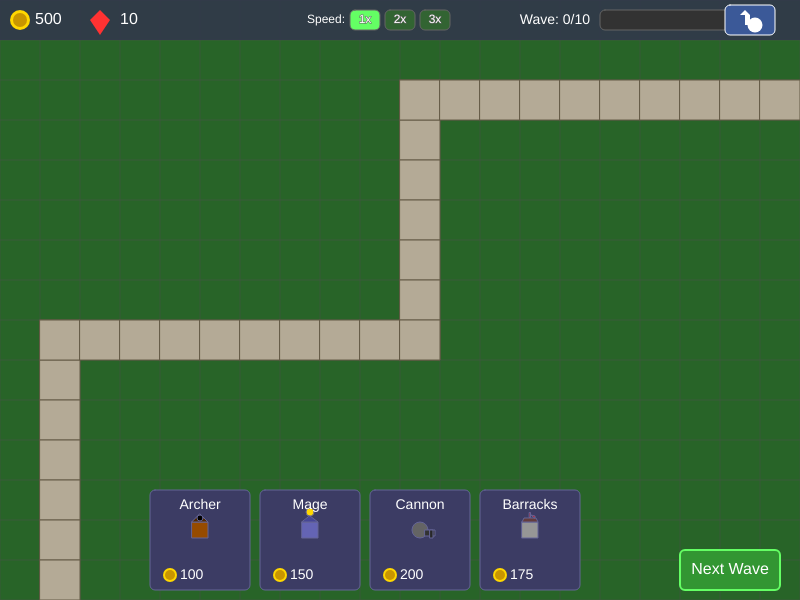
Frame 1 (no input)
Frame 60 (no input): identical to frame 1, image omitted
Frame 120 (the mouse pressed at the canvas centre since frame 60): identical to frame 1, image omitted

The p5.js sketch that drew this single still picture (run headless with seeded random() and noise() and a simulated clock; from frame 60 on, the mouse is pressed at the canvas centre):

// p5.js sketch
// ── sketch.js
// --- Global Variables ---
let towers = [];
let enemies = [];
let projectiles = [];
let particles = [];

let path = []; // Fixed enemy path (waypoints)
let waveManager;
let selectedTowerType = null; // For placing new towers
let selectedTower = null; // For upgrading an existing tower

let gold = 500;
let lives = 10;

let gameState = "build"; // "build" (player placing towers) or "wave" (enemies spawning)
let towerOptions = []; // UI tower choices

// --- Tooltip System ---
let tooltip = {
    text: "",
    x: 0,
    y: 0,
    visible: false,
    timer: 0,
    show: function (text, x, y) {
        this.text = text;
        this.x = x;
        this.y = y;
        this.visible = true;
        this.timer = 120; // Show for 2 seconds (60 frames per second)
    },
    update: function () {
        if (this.visible && this.timer > 0) {
            this.timer--;
            if (this.timer <= 0) {
                this.visible = false;
            }
        }
    },
    draw: function () {
        if (this.visible) {
            push();
            // Draw tooltip background
            fill(50, 50, 80, 230);
            stroke(150, 150, 200);
            strokeWeight(1);
            rectMode(CORNER);

            // Calculate text width for proper sizing
            textSize(12);
            let textW = textWidth(this.text) + 20;
            let textH = 20;

            // Position tooltip near the mouse but ensure it stays on screen
            let tooltipX = this.x;
            let tooltipY = this.y + 20;

            // Keep tooltip on screen
            if (tooltipX + textW > width) tooltipX = width - textW;
            if (tooltipY + textH > height) tooltipY = this.y - textH - 5;

            rect(tooltipX, tooltipY, textW, textH, 5);

            // Draw tooltip text
            fill(255);
            noStroke();
            textAlign(CENTER, CENTER);
            text(this.text, tooltipX + textW / 2, tooltipY + textH / 2);
            pop();
        }
    }
};

// --- Grid System Variables ---
let gridCellSize = 40; // Size of each grid cell
let pathWidth = gridCellSize; // Path is exactly 1x the size of grid cells
let showGrid = true; // Toggle grid visibility

// --- Theme and Visual Settings ---
let gameTheme = "fantasy"; // Options: "fantasy", "cyber", "zombie", "alien"
let gameSpeed = 1; // Game speed multiplier (1x, 2x, 3x)
let particleColors = {
    fantasy: [
        [255, 215, 0],    // Gold
        [148, 0, 211],    // Purple
        [0, 191, 255]     // Deep sky blue
    ],
    hit: [255, 100, 0]    // Hit effect (orange)
};

// --- p5.js Setup ---
function setup() {
    createCanvas(800, 600);

    // Define fixed path using waypoints aligned to grid
    // Each point is at the center of a grid cell
    path = [
        createVector(gridCellSize * 1 + gridCellSize / 2, height - gridCellSize / 2),  // Start at bottom left
        createVector(gridCellSize * 1 + gridCellSize / 2, gridCellSize * 8 + gridCellSize / 2),  // Go up
        createVector(gridCellSize * 10 + gridCellSize / 2, gridCellSize * 8 + gridCellSize / 2),  // Go right
        createVector(gridCellSize * 10 + gridCellSize / 2, gridCellSize * 2 + gridCellSize / 2),  // Go up
        createVector(width - gridCellSize / 2, gridCellSize * 2 + gridCellSize / 2)  // Go right to exit
    ];

    // Initialize wave manager (10 waves total)
    waveManager = new WaveManager();

    // Create UI tower options (all assets drawn in code)
    // Archer Tower: fast firing, moderate damage.
    towerOptions.push(new TowerOption("Archer", 100, "archer"));
    // Mage Tower: slower, higher damage with magical projectiles.
    towerOptions.push(new TowerOption("Mage", 150, "mage"));
    // Cannon Tower: slow firing, high damage with splash effect.
    towerOptions.push(new TowerOption("Cannon", 200, "cannon"));
    // Barracks: deploys soldiers that attack and block enemies.
    towerOptions.push(new TowerOption("Barracks", 175, "barracks"));
}

// --- Main Game Loop ---
function draw() {
    // Draw background
    background(40, 100, 40); // Darker green for better contrast with path

    // Draw the grid if enabled
    if (showGrid) {
        drawGrid();
    }

    // Draw the fixed enemy path
    drawPath();

    // Update and draw towers
    for (let t of towers) {
        t.update();
        t.draw();
    }

    // Update and draw enemies (iterate backwards for safe removal)
    for (let i = enemies.length - 1; i >= 0; i--) {
        enemies[i].update();
        enemies[i].draw();
        // If enemy reaches the end, remove it and subtract a life
        if (enemies[i].reachedEnd) {
            enemies.splice(i, 1);
            lives--;
            if (lives <= 0) {
                gameState = "gameover";
            }
        }
        // Remove dead enemies and reward gold
        else if (enemies[i].health <= 0) {
            gold += enemies[i].goldReward;
            enemies.splice(i, 1);
        }
    }

    // Update and draw projectiles (iterate backwards for safe removal)
    for (let i = projectiles.length - 1; i >= 0; i--) {
        projectiles[i].update();
        projectiles[i].draw();
        if (projectiles[i].finished) {
            projectiles.splice(i, 1);
        }
    }

    // Update and draw particles (iterate backwards for safe removal)
    for (let i = particles.length - 1; i >= 0; i--) {
        particles[i].update();
        particles[i].draw();
        if (particles[i].finished()) {
            particles.splice(i, 1);
        }
    }

    // If in wave mode, update the wave manager to spawn enemies
    if (gameState === "wave") {
        waveManager.update();
    }

    // Draw UI elements
    drawUI();

    // Update and draw tooltip
    tooltip.update();
    tooltip.draw();

    // Check for UI hover events
    checkUIHover();

    // Check for game over
    if (gameState === "gameover") {
        fill(0, 0, 0, 150);
        rect(0, 0, width, height);
        fill(255, 0, 0);
        textAlign(CENTER, CENTER);
        textSize(40);
        text("GAME OVER", width / 2, height / 2);
        noLoop();
    }

    // Check for victory
    if (gameState === "victory") {
        fill(0, 0, 0, 150);
        rect(0, 0, width, height);
        fill(255, 215, 0); // Gold color
        textAlign(CENTER, CENTER);
        textSize(40);
        text("VICTORY!", width / 2, height / 2);

        textSize(24);
        text("You completed all " + waveManager.totalWaves + " waves!", width / 2, height / 2 + 50);

        // Display final stats
        textSize(18);
        text("Final Gold: " + gold, width / 2, height / 2 + 90);
        text("Towers Built: " + towers.length, width / 2, height / 2 + 120);

        noLoop();
    }
}

// --- Draw the Enemy Path ---
function drawPath() {
    push();

    // Use a grid-based path approach
    fill(180, 170, 150); // Light stone color
    stroke(100, 90, 70);
    strokeWeight(1);
    rectMode(CORNER); // Ensure we're using CORNER mode for grid alignment

    // For each segment of the path, draw grid cells
    for (let i = 0; i < path.length - 1; i++) {
        let start = path[i];
        let end = path[i + 1];

        // Determine if this is a horizontal or vertical segment
        let isHorizontal = abs(end.y - start.y) < abs(end.x - start.x);

        if (isHorizontal) {
            // Horizontal segment
            let minX = min(start.x, end.x);
            let maxX = max(start.x, end.x);
            let y = start.y;

            // Calculate grid-aligned start and end points
            let startGridX = Math.floor(minX / gridCellSize) * gridCellSize;
            let endGridX = Math.ceil(maxX / gridCellSize) * gridCellSize;
            let gridY = Math.floor(y / gridCellSize) * gridCellSize;

            // Draw grid cells along the path
            for (let x = startGridX; x < endGridX; x += gridCellSize) {
                rect(x, gridY, gridCellSize, gridCellSize);
            }
        } else {
            // Vertical segment
            let minY = min(start.y, end.y);
            let maxY = max(start.y, end.y);
            let x = start.x;

            // Calculate grid-aligned start and end points
            let startGridY = Math.floor(minY / gridCellSize) * gridCellSize;
            let endGridY = Math.ceil(maxY / gridCellSize) * gridCellSize;
            let gridX = Math.floor(x / gridCellSize) * gridCellSize;

            // Draw grid cells along the path
            for (let y = startGridY; y < endGridY; y += gridCellSize) {
                rect(gridX, y, gridCellSize, gridCellSize);
            }
        }
    }

    pop();
}

// --- Mouse Interaction ---
function mousePressed() {
    // Check if clicking on any tower option UI box
    let clickedOnUI = false;

    // First check if clicking on an upgrade button for the selected tower
    if (selectedTower) {
        // Upgrade button drawn above the tower
        let buttonX = selectedTower.x - 20; // Center the button above the tower
        let buttonY = selectedTower.y - gridCellSize - 5; // Move it further up
        let buttonWidth = 40;
        let buttonHeight = 20;

        if (mouseX > buttonX && mouseX < buttonX + buttonWidth &&
            mouseY > buttonY && mouseY < buttonY + buttonHeight) {
            // Only allow upgrade if tower is not at max level
            if (selectedTower.level < 3) {
                let upgradeCost = selectedTower.getUpgradeCost();
                if (gold >= upgradeCost) {
                    gold -= upgradeCost;
                    selectedTower.upgrade();
                }
            }
            clickedOnUI = true;
            return;
        }
    }

    // Check tower options
    for (let opt of towerOptions) {
        if (opt.contains(mouseX, mouseY)) {
            // If already selected, unselect it
            if (selectedTowerType === opt.type) {
                selectedTowerType = null;
            } else {
                selectedTowerType = opt.type;
                selectedTower = null; // Clear any tower upgrade selection
            }
            clickedOnUI = true;
            return;
        }
    }

    // Check if clicking on social share button
    let socialX = width - 50;
    let socialY = 20;
    if (mouseX > socialX - 25 && mouseX < socialX + 25 && mouseY > socialY - 15 && mouseY < socialY + 15) {
        shareToSocial();
        clickedOnUI = true;
        return;
    }

    // Check if clicking on the "Next Wave" button (now on the right side)
    if (mouseX > width - 120 && mouseX < width - 20 && mouseY > height - 50 && mouseY < height - 10 && waveManager.waveCompleted) {
        startWave();
        clickedOnUI = true;
        return;
    }

    // Check if clicking on game speed buttons
    if (mouseY > 10 && mouseY < 30) {
        let speedX = width / 2 - 50; // Center position
        let buttonWidth = 30;
        let buttonSpacing = 5;

        // 1x speed button
        if (mouseX > speedX && mouseX < speedX + buttonWidth) {
            gameSpeed = 1;
            clickedOnUI = true;
            return;
        }

        // 2x speed button
        speedX += buttonWidth + buttonSpacing;
        if (mouseX > speedX && mouseX < speedX + buttonWidth) {
            gameSpeed = 2;
            clickedOnUI = true;
            return;
        }

        // 3x speed button
        speedX += buttonWidth + buttonSpacing;
        if (mouseX > speedX && mouseX < speedX + buttonWidth) {
            gameSpeed = 3;
            clickedOnUI = true;
            return;
        }
    }

    // Check if clicking on an existing tower to select it for upgrade
    // Calculate the grid cell center where the mouse is
    let gridX = Math.floor(mouseX / gridCellSize) * gridCellSize + gridCellSize / 2;
    let gridY = Math.floor(mouseY / gridCellSize) * gridCellSize + gridCellSize / 2;

    let clickedOnTower = false;
    for (let t of towers) {
        if (t.x === gridX && t.y === gridY) { // Exact grid match
            // If already selected, unselect it
            if (selectedTower === t) {
                selectedTower = null;
            } else {
                selectedTower = t;
                selectedTowerType = null;
            }
            clickedOnTower = true;
            clickedOnUI = true;
            return;
        }
    }

    // If a tower type is selected, attempt to place a new tower (allowed in both build and wave modes)
    if (selectedTowerType) {
        // Calculate the grid cell center where the mouse is
        let gridX = Math.floor(mouseX / gridCellSize) * gridCellSize + gridCellSize / 2;
        let gridY = Math.floor(mouseY / gridCellSize) * gridCellSize + gridCellSize / 2;

        // Disallow placement if on the enemy path
        if (isOnPath(gridX, gridY)) return;

        // Disallow placement if a tower already exists at this grid cell
        if (isTowerAt(gridX, gridY)) return;

        // Determine cost based on tower type
        let cost;
        switch (selectedTowerType) {
            case "archer": cost = 100; break;
            case "mage": cost = 150; break;
            case "cannon": cost = 200; break;
            case "barracks": cost = 175; break;
            default: cost = 100;
        }

        if (gold >= cost) {
            gold -= cost;
            towers.push(new Tower(gridX, gridY, selectedTowerType));
            clickedOnUI = true;
        }
    }

    // If clicked elsewhere and not on UI, unselect everything
    if (!clickedOnUI) {
        selectedTower = null;
        selectedTowerType = null;
    }
}

// --- Helper: Check if a Point Is on the Path ---
function isOnPath(x, y) {
    // Get the grid cell that contains the point
    let gridX = Math.floor(x / gridCellSize) * gridCellSize;
    let gridY = Math.floor(y / gridCellSize) * gridCellSize;

    // For grid-based path, check if the point is within a grid cell of the path
    for (let i = 0; i < path.length - 1; i++) {
        let start = path[i];
        let end = path[i + 1];

        // Determine if this is a horizontal or vertical segment
        let isHorizontal = abs(end.y - start.y) < abs(end.x - start.x);

        if (isHorizontal) {
            // Horizontal segment
            let minX = min(start.x, end.x);
            let maxX = max(start.x, end.x);
            let pathY = start.y;

            // Calculate grid-aligned y position
            let gridPathY = Math.floor(pathY / gridCellSize) * gridCellSize;

            // Check if point's grid cell is on this segment
            if (gridY === gridPathY &&
                gridX >= Math.floor(minX / gridCellSize) * gridCellSize &&
                gridX < Math.ceil(maxX / gridCellSize) * gridCellSize) {
                return true;
            }
        } else {
            // Vertical segment
            let minY = min(start.y, end.y);
            let maxY = max(start.y, end.y);
            let pathX = start.x;

            // Calculate grid-aligned x position
            let gridPathX = Math.floor(pathX / gridCellSize) * gridCellSize;

            // Check if point's grid cell is on this segment
            if (gridX === gridPathX &&
                gridY >= Math.floor(minY / gridCellSize) * gridCellSize &&
                gridY < Math.ceil(maxY / gridCellSize) * gridCellSize) {
                return true;
            }
        }
    }

    return false;
}

// --- Helper: Distance from a Point to a Line Segment ---
function distToSegment(p, a, b) {
    let l2 = p5.Vector.sub(b, a).magSq();
    if (l2 === 0) return p5.Vector.dist(p, a);
    let t = max(0, min(1, p5.Vector.sub(p, a).dot(p5.Vector.sub(b, a)) / l2));
    let projection = p5.Vector.add(a, p5.Vector.sub(b, a).mult(t));
    return p5.Vector.dist(p, projection);
}

// --- Start the Next Wave ---
function startWave() {
    // Don't start a new wave if the game is over or won
    if (gameState === "gameover" || gameState === "victory") {
        return;
    }

    gameState = "wave";
    waveManager.startNextWave();
}

// Add keyPressed function here:

// --- Keyboard Interaction ---
function keyPressed() {
    // Toggle grid visibility with 'G' key
    if (key === 'g' || key === 'G') {
        showGrid = !showGrid;
    }
}

// --- Draw UI Elements ---
function drawUI() {
    // Draw top UI bar with resources
    fill(50, 50, 80, 200);
    noStroke();
    rect(0, 0, width, 40);

    // Gold display
    fill(255, 215, 0);
    ellipse(20, 20, 20, 20);
    fill(200, 150, 0);
    ellipse(20, 20, 14, 14);

    fill(255);
    textAlign(LEFT, CENTER);
    textSize(16);
    text(gold, 35, 20);

    // Lives display
    fill(255, 50, 50);
    beginShape();
    vertex(90, 20);
    vertex(100, 10);
    vertex(110, 20);
    vertex(100, 35);
    endShape(CLOSE);

    fill(255);
    textAlign(LEFT, CENTER);
    text(lives, 120, 20);

    // Draw wave display and game speed controls
    let waveDisplay = new WaveDisplay();
    waveDisplay.draw();

    // Draw tower options at the bottom
    let startX = 150; // Move tower menu to the right to avoid covering the path
    let startY = height - 110;
    let optionWidth = 100;
    let optionHeight = 100;
    let optionSpacing = 10;

    for (let i = 0; i < towerOptions.length; i++) {
        // Calculate position for each tower option
        let x = startX + i * (optionWidth + optionSpacing);
        let y = startY;

        // Set the position for the tower option
        towerOptions[i].x = x;
        towerOptions[i].y = y;
        towerOptions[i].w = optionWidth;
        towerOptions[i].h = optionHeight;

        // Check if this tower type is selected
        let isSelected = selectedTowerType === towerOptions[i].type;

        // Draw selection highlight if selected
        if (isSelected) {
            stroke(255, 215, 0);
            strokeWeight(3);
            noFill();
            rect(x - 5, y - 5, optionWidth + 10, optionHeight + 10, 5);
        }

        // Draw tower option
        fill(60, 60, 100);
        stroke(100, 100, 150);
        strokeWeight(1);
        rect(x, y, optionWidth, optionHeight, 5);

        // Draw tower icon
        if (towerOptions[i].type === "archer") {
            drawTowerIcon(x + optionWidth / 2, y + 40, "archer");
        } else if (towerOptions[i].type === "mage") {
            drawTowerIcon(x + optionWidth / 2, y + 40, "mage");
        } else if (towerOptions[i].type === "cannon") {
            drawTowerIcon(x + optionWidth / 2, y + 40, "cannon");
        } else if (towerOptions[i].type === "barracks") {
            drawTowerIcon(x + optionWidth / 2, y + 40, "barracks");
        }

        // Draw tower name
        fill(255);
        noStroke();
        textAlign(CENTER);
        textSize(14);
        text(towerOptions[i].name, x + optionWidth / 2, y + 15);

        // Draw tower cost
        fill(255, 215, 0);
        ellipse(x + 20, y + optionHeight - 15, 14, 14);
        fill(200, 150, 0);
        ellipse(x + 20, y + optionHeight - 15, 10, 10);

        fill(255);
        textAlign(LEFT, CENTER);
        textSize(14);
        text(towerOptions[i].cost, x + 30, y + optionHeight - 15);

        // Check if mouse is hovering
        if (mouseX > x && mouseX < x + optionWidth &&
            mouseY > y && mouseY < y + optionHeight) {
            // Draw hover effect
            noFill();
            stroke(255, 255, 255, 100);
            strokeWeight(2);
            rect(x, y, optionWidth, optionHeight, 5);
        }
    }

    // Draw "Next Wave" button when wave is completed
    if (waveManager.waveCompleted) {
        // Move the Next Wave button to the right side of the screen to avoid overlap with tower menu
        let buttonX = width - 120;
        let buttonY = height - 50;
        let buttonWidth = 100;
        let buttonHeight = 40;

        // Button glow effect when hovering
        if (mouseX > buttonX && mouseX < buttonX + buttonWidth &&
            mouseY > buttonY && mouseY < buttonY + buttonHeight) {
            // Glow effect
            noStroke();
            fill(100, 255, 100, 50 + sin(frameCount * 0.1) * 20);
            rect(buttonX - 5, buttonY - 5, buttonWidth + 10, buttonHeight + 10, 8);
        }

        // Button background
        fill(50, 150, 50);
        stroke(100, 255, 100);
        strokeWeight(2);
        rect(buttonX, buttonY, buttonWidth, buttonHeight, 5);

        // Button text
        fill(255);
        noStroke();
        textAlign(CENTER, CENTER);
        textSize(16);
        text("Next Wave", buttonX + buttonWidth / 2, buttonY + buttonHeight / 2);
    }

    // Draw tower stats and upgrade button if a tower is selected
    if (selectedTower) {
        let infoX = width - 150;
        let infoY = height - 100;

        // Info panel background
        fill(50, 50, 80, 200);
        stroke(150, 150, 200);
        strokeWeight(1);
        rect(infoX, infoY, 140, 90, 5);

        // Tower type and level
        fill(255);
        noStroke();
        textAlign(LEFT);
        textSize(14);
        text(selectedTower.type.charAt(0).toUpperCase() + selectedTower.type.slice(1) + " (Lvl " + selectedTower.level + ")", infoX + 10, infoY + 20);

        // Tower stats
        textSize(12);
        text("Damage: " + selectedTower.damage, infoX + 10, infoY + 40);
        text("Range: " + selectedTower.range, infoX + 10, infoY + 55);
        text("Fire Rate: " + (60 / selectedTower.fireRate).toFixed(1) + "/s", infoX + 10, infoY + 70);

        // Upgrade button
        let upgradeCost = selectedTower.getUpgradeCost();
        // Position the upgrade button above the tower with more space
        let buttonX = selectedTower.x - 20; // Center the button above the tower
        let buttonY = selectedTower.y - gridCellSize - 5; // Move it further up
        let buttonWidth = 40;
        let buttonHeight = 20;

        // Only show upgrade button if tower is not at max level
        if (selectedTower.level < 3) {
            // Button background
            if (gold >= upgradeCost) {
                fill(50, 150, 50);
                stroke(100, 255, 100);
            } else {
                fill(150, 50, 50);
                stroke(255, 100, 100);
            }
            strokeWeight(1);
            rect(buttonX, buttonY, buttonWidth, buttonHeight, 3);

            // Button text
            fill(255);
            noStroke();
            textAlign(CENTER, CENTER);
            textSize(10);
            text("+" + upgradeCost, buttonX + buttonWidth / 2, buttonY + buttonHeight / 2);
        } else {
            // Show "MAX" text for max level towers
            fill(100, 100, 150);
            stroke(150, 150, 200);
            strokeWeight(1);
            rect(buttonX, buttonY, buttonWidth, buttonHeight, 3);

            fill(255);
            noStroke();
            textAlign(CENTER, CENTER);
            textSize(10);
            text("MAX", buttonX + buttonWidth / 2, buttonY + buttonHeight / 2);
        }
    }

    // Draw tower placement preview if a tower type is selected
    if (selectedTowerType && !selectedTower) {
        // Calculate the grid cell center where the mouse is
        let gridX = Math.floor(mouseX / gridCellSize) * gridCellSize + gridCellSize / 2;
        let gridY = Math.floor(mouseY / gridCellSize) * gridCellSize + gridCellSize / 2;

        // Check if placement is valid
        let validPlacement = !isOnPath(gridX, gridY) && !isTowerAt(gridX, gridY);

        // Draw ghost preview
        push();
        translate(gridX, gridY);

        // Semi-transparent preview
        if (validPlacement) {
            // Valid placement
            fill(100, 255, 100, 100);
            stroke(100, 255, 100);
        } else {
            // Invalid placement
            fill(255, 100, 100, 100);
            stroke(255, 100, 100);
        }

        strokeWeight(1);
        ellipse(0, 0, gridCellSize * 0.8, gridCellSize * 0.8);

        // Draw range indicator
        noFill();
        stroke(255, 255, 255, 100);
        let range;
        switch (selectedTowerType) {
            case "archer": range = 100; break;
            case "mage": range = 120; break;
            case "cannon": range = 80; break;
            case "barracks": range = 60; break;
            default: range = 100;
        }
        ellipse(0, 0, range * 2, range * 2);
        pop();
    }

    // Draw social sharing button
    let socialX = width - 50;
    let socialY = 20;

    // Button background
    fill(59, 89, 152); // Facebook blue
    stroke(255);
    strokeWeight(1);
    rect(socialX - 25, socialY - 15, 50, 30, 5);

    // Share icon
    fill(255);
    noStroke();
    // Arrow
    triangle(socialX - 10, socialY - 5, socialX - 5, socialY - 10, socialX, socialY - 5);
    rect(socialX - 5, socialY - 5, 5, 10);
    // World icon
    ellipse(socialX + 5, socialY + 5, 15, 15);
    ellipse(socialX + 5, socialY + 5, 10, 10);
}

// Helper function to draw tower icons
function drawTowerIcon(x, y, type) {
    push();
    translate(x, y);

    if (type === "archer") {
        // Tower base
        fill(150, 75, 0);
        rectMode(CENTER);
        rect(0, 0, 16, 16);

        // Roof
        fill(80, 40, 0);
        triangle(-8, -8, 8, -8, 0, -16);

        // Archer
        fill(0);
        ellipse(0, -12, 6, 6);
    } else if (type === "mage") {
        // Tower base
        fill(100, 100, 180);
        rectMode(CENTER);
        rect(0, 0, 16, 16);

        // Roof
        fill(70, 70, 150);
        triangle(-8, -8, 8, -8, 0, -14);

        // Orb
        fill(255, 215, 0);
        ellipse(0, -18, 8, 8);
    } else if (type === "cannon") {
        // Tower base
        fill(100, 100, 100);
        ellipse(0, 0, 16, 16);

        // Cannon barrel
        fill(50, 50, 50);
        rect(5, 0, 10, 6);

        // Barrel end
        fill(40, 40, 40);
        rect(10, 0, 3, 8);
    } else if (type === "barracks") {
        // Tower base
        fill(150, 150, 150);
        rectMode(CENTER);
        rect(0, 0, 16, 16);

        // Roof
        fill(100, 60, 60);
        beginShape();
        vertex(-8, -8);
        vertex(8, -8);
        vertex(6, -12);
        vertex(-6, -12);
        endShape(CLOSE);

        // Flag
        fill(255, 0, 0);
        rect(0, -15, 1, 5);
        triangle(1, -15, 5, -14, 5, -12);
    }

    pop();
}

// --- TowerOption Class ---
class TowerOption {
    constructor(name, cost, type) {
        this.name = name;
        this.cost = cost;
        this.type = type;
        this.x = 0;
        this.y = 0;
        this.w = 100;
        this.h = 100;
        this.hoverAmount = 0;
    }

    contains(mx, my) {
        return (mx > this.x && mx < this.x + this.w &&
            my > this.y && my < this.y + this.h);
    }

    draw(x, y) {
        this.x = x;
        this.y = y;
        push();

        // Check if mouse is hovering
        let hovering = this.contains(mouseX, mouseY);

        // Smooth hover transition
        if (hovering && this.hoverAmount < 1) {
            this.hoverAmount += 0.1;
        } else if (!hovering && this.hoverAmount > 0) {
            this.hoverAmount -= 0.1;
        }

        // Selected state or hover effect
        if (selectedTowerType === this.type || this.hoverAmount > 0) {
            // Glow effect
            noStroke();
            let glowColor = selectedTowerType === this.type ?
                color(255, 215, 0, 100) : // Gold for selected
                color(255, 255, 255, 50 * this.hoverAmount); // White for hover

            fill(glowColor);
            rect(this.x - 5, this.y - 5, this.w + 10, this.h + 10, 8);
        }

        // Card background with gradient
        let topColor = color(80, 80, 120);
        let bottomColor = color(50, 50, 80);

        noStroke();
        for (let i = 0; i < this.h; i++) {
            let inter = map(i, 0, this.h, 0, 1);
            let c = lerpColor(topColor, bottomColor, inter);
            fill(c);
            rect(this.x, this.y + i, this.w, 1, 5);
        }

        // Border
        if (selectedTowerType === this.type) {
            stroke(255, 215, 0); // Gold border for selected
            strokeWeight(2);
        } else {
            stroke(150, 150, 200);
            strokeWeight(1);
        }
        noFill();
        rect(this.x, this.y, this.w, this.h, 5);

        // Tower icon
        if (this.type === "archer") {
            this.drawArcherIcon();
        } else if (this.type === "mage") {
            this.drawMageIcon();
        } else if (this.type === "cannon") {
            this.drawCannonIcon();
        } else if (this.type === "barracks") {
            this.drawBarracksIcon();
        }

        // Tower name
        fill(255);
        noStroke();
        textSize(14);
        textAlign(CENTER);
        text(this.name, this.x + this.w / 2, this.y + 15);

        // Cost with coin icon
        fill(255, 215, 0);
        ellipse(this.x + 20, this.y + this.h - 15, 14, 14);
        fill(200, 150, 0);
        ellipse(this.x + 20, this.y + this.h - 15, 10, 10);

        fill(255);
        textAlign(LEFT, CENTER);
        textSize(14);
        text(this.cost, this.x + 30, this.y + this.h - 15);

        pop();
    }

    drawArcherIcon() {
        // Draw a miniature archer tower
        push();
        translate(this.x + this.w / 2, this.y + 35);

        // Tower base
        fill(150, 75, 0);
        rectMode(CENTER);
        rect(0, 0, 16, 16);

        // Roof
        fill(80, 40, 0);
        triangle(-8, -8, 8, -8, 0, -16);

        // Archer
        fill(0);
        ellipse(0, -12, 6, 6);

        pop();
    }

    drawMageIcon() {
        // Draw a miniature mage tower
        push();
        translate(this.x + this.w / 2, this.y + 35);

        // Tower base
        fill(100, 100, 180);
        rectMode(CENTER);
        rect(0, 0, 16, 16);

        // Roof
        fill(70, 70, 150);
        triangle(-8, -8, 8, -8, 0, -14);

        // Orb with glow
        fill(255, 215, 0, 100);
        ellipse(0, -18, 12, 12);
        fill(255, 215, 0);
        ellipse(0, -18, 8, 8);

        pop();
    }

    drawCannonIcon() {
        // Draw a miniature cannon tower
        push();
        translate(this.x + this.w / 2, this.y + 35);

        // Tower base
        fill(100, 100, 100);
        ellipse(0, 0, 16, 16);

        // Cannon barrel
        fill(50, 50, 50);
        rect(5, 0, 10, 6);

        // Barrel end
        fill(40, 40, 40);
        rect(10, 0, 3, 8);

        pop();
    }

    drawBarracksIcon() {
        // Draw a miniature barracks tower
        push();
        translate(this.x + this.w / 2, this.y + 35);

        // Tower base
        fill(150, 150, 150);
        rectMode(CENTER);
        rect(0, 0, 16, 16);

        // Roof
        fill(100, 60, 60);
        beginShape();
        vertex(-8, -8);
        vertex(8, -8);
        vertex(6, -12);
        vertex(-6, -12);
        endShape(CLOSE);

        // Flag
        fill(255, 0, 0);
        rect(0, -15, 1, 5);
        triangle(1, -15, 5, -14, 5, -12);

        // Soldiers
        fill(0);
        ellipse(-4, 8, 4, 4); // Soldier 1
        ellipse(0, 8, 4, 4);  // Soldier 2
        ellipse(4, 8, 4, 4);  // Soldier 3

        pop();
    }
}

// --- Helper: Check if a Tower Exists at a Grid Position ---
function isTowerAt(x, y) {
    for (let t of towers) {
        if (t.x === x && t.y === y) {
            return true;
        }
    }
    return false;
}

// --- Draw Grid System ---
function drawGrid() {
    // Make grid lines darker and more visible
    stroke(80, 80, 80, 120);
    strokeWeight(1);

    // Draw vertical grid lines
    for (let x = 0; x <= width; x += gridCellSize) {
        line(x, 0, x, height);
    }

    // Draw horizontal grid lines
    for (let y = 0; y <= height; y += gridCellSize) {
        line(0, y, width, y);
    }
}

// --- WaveManager Class ---
class WaveManager {
    constructor() {
        this.totalWaves = 10;
        this.currentWave = 0;
        this.waveProgress = 0;
        this.waveCompleted = true; // Start with wave completed so player can start first wave
        this.gameWon = false; // New flag to track if the game has been won

        // Enemy spawning properties
        this.enemySpawnTimer = 0;
        this.enemySpawnRate = 90; // Frames between enemy spawns
        this.enemiesPerWave = 0;
        this.enemiesSpawned = 0;

        // Enemy types available based on wave number
        this.enemyTypes = ["normal"];
    }

    startNextWave() {
        // Check if all waves are completed
        if (this.currentWave >= this.totalWaves) {
            // If the final wave is completed and no enemies remain, set gameWon flag
            if (enemies.length === 0) {
                this.gameWon = true;
                gameState = "victory";
            }
            return; // Don't start a new wave
        }

        this.currentWave++;
        this.waveProgress = 0;
        this.waveCompleted = false;

        // Calculate number of enemies for this wave - increased from 1.5 to 2.0 multiplier
        this.enemiesPerWave = 5 + Math.floor(this.currentWave * 2.0);
        this.enemiesSpawned = 0;

        // Unlock new enemy types based on wave number
        if (this.currentWave >= 3 && !this.enemyTypes.includes("fast")) {
            this.enemyTypes.push("fast");
        }
        if (this.currentWave >= 5 && !this.enemyTypes.includes("tank")) {
            this.enemyTypes.push("tank");
        }
        if (this.currentWave >= 8 && !this.enemyTypes.includes("boss")) {
            this.enemyTypes.push("boss");
        }

        // Adjust spawn rate for later waves (faster spawning)
        this.enemySpawnRate = Math.max(30, 90 - this.currentWave * 5);
    }

    update() {
        // If all enemies for this wave have been spawned and none remain, mark wave as completed
        if (this.enemiesSpawned >= this.enemiesPerWave && enemies.length === 0) {
            if (!this.waveCompleted) {
                // Award bonus gold for completing a wave
                gold += 50 + this.currentWave * 10;
                this.waveCompleted = true;

                // Check if this was the final wave
                if (this.currentWave >= this.totalWaves) {
                    this.gameWon = true;
                    gameState = "victory";
                }
            }
        }

        // If we still have enemies to spawn for this wave
        if (this.enemiesSpawned < this.enemiesPerWave) {
            this.enemySpawnTimer += gameSpeed;

            if (this.enemySpawnTimer >= this.enemySpawnRate) {
                this.enemySpawnTimer = 0;

                // Determine enemy type based on wave number and randomness
                let enemyType = "normal";

                // Last enemy of the last wave is always a boss
                if (this.currentWave === this.totalWaves && this.enemiesSpawned === this.enemiesPerWave - 1) {
                    enemyType = "boss";
                } else {
                    // Random selection weighted by wave number
                    let rand = random();

                    if (this.enemyTypes.includes("boss") && rand < 0.1) {
                        enemyType = "boss";
                    } else if (this.enemyTypes.includes("tank") && rand < 0.3) {
                        enemyType = "tank";
                    } else if (this.enemyTypes.includes("fast") && rand < 0.5) {
                        enemyType = "fast";
                    }
                }

                // Spawn the enemy at the start of the path
                enemies.push(new Enemy(path[0].x, path[0].y, enemyType, this.currentWave));
                this.enemiesSpawned++;
            }
        }

        // Update wave progress
        if (this.enemiesPerWave > 0) {
            this.waveProgress = (this.enemiesSpawned / this.enemiesPerWave) * 0.5 +
                (this.enemiesSpawned > 0 && enemies.length === 0 ? 0.5 :
                    (1 - (enemies.length / this.enemiesSpawned)) * 0.5);
        }
    }
}

// --- WaveDisplay Class ---
class WaveDisplay {
    constructor() {
        this.x = width - 200;
        this.y = 10;
        this.width = 140;
        this.height = 20;
    }

    draw() {
        push();

        // Draw wave text
        fill(255);
        textAlign(RIGHT, CENTER);
        textSize(14);
        text("Wave: " + waveManager.currentWave + "/" + waveManager.totalWaves, this.x - 10, this.y + this.height / 2);

        // Draw progress bar background
        fill(50, 50, 50);
        stroke(100, 100, 100);
        strokeWeight(1);
        rect(this.x, this.y, this.width, this.height, 5);

        // Draw progress bar fill
        if (waveManager.waveCompleted) {
            fill(100, 255, 100); // Green for completed
        } else {
            fill(255, 100, 100); // Red for in progress
        }
        noStroke();
        let progressWidth = this.width * waveManager.waveProgress;
        rect(this.x, this.y, progressWidth, this.height, 5, 0, 0, 5);

        // Draw game speed controls in the middle of the top bar
        let speedX = width / 2 - 50; // Center position
        let speedY = this.y;
        let buttonWidth = 30;
        let buttonHeight = this.height;
        let buttonSpacing = 5;

        // Speed control label
        fill(255);
        textAlign(RIGHT, CENTER);
        textSize(12);
        text("Speed:", speedX - 5, speedY + buttonHeight / 2);

        // 1x speed button
        fill(gameSpeed === 1 ? 100 : 50, gameSpeed === 1 ? 255 : 100, gameSpeed === 1 ? 100 : 50);
        stroke(100, 100, 100);
        strokeWeight(1);
        rect(speedX, speedY, buttonWidth, buttonHeight, 5);

        fill(255);
        textAlign(CENTER, CENTER);
        textSize(12);
        text("1x", speedX + buttonWidth / 2, speedY + buttonHeight / 2);

        // 2x speed button
        speedX += buttonWidth + buttonSpacing;
        fill(gameSpeed === 2 ? 100 : 50, gameSpeed === 2 ? 255 : 100, gameSpeed === 2 ? 100 : 50);
        stroke(100, 100, 100);
        strokeWeight(1);
        rect(speedX, speedY, buttonWidth, buttonHeight, 5);

        fill(255);
        textAlign(CENTER, CENTER);
        textSize(12);
        text("2x", speedX + buttonWidth / 2, speedY + buttonHeight / 2);

        // 3x speed button
        speedX += buttonWidth + buttonSpacing;
        fill(gameSpeed === 3 ? 100 : 50, gameSpeed === 3 ? 255 : 100, gameSpeed === 3 ? 100 : 50);
        stroke(100, 100, 100);
        strokeWeight(1);
        rect(speedX, speedY, buttonWidth, buttonHeight, 5);

        fill(255);
        textAlign(CENTER, CENTER);
        textSize(12);
        text("3x", speedX + buttonWidth / 2, speedY + buttonHeight / 2);

        pop();
    }
}

// --- Share to Social Media ---
function shareToSocial() {
    // Create a share confirmation animation
    let shareConfirmation = new ShareConfirmation();
    particles.push(shareConfirmation);

    console.log("Shared game progress: Wave " + waveManager.currentWave +
        " with " + towers.length + " towers and " + gold + " gold!");
}

// --- ShareConfirmation Class ---
class ShareConfirmation {
    constructor() {
        this.x = width - 50;
        this.y = 20;
        this.lifespan = 60;
        this.particles = [];

        // Create particles that fly outward
        for (let i = 0; i < 20; i++) {
            let angle = random(TWO_PI);
            let speed = random(1, 3);
            let vx = cos(angle) * speed;
            let vy = sin(angle) * speed;
            let size = random(3, 6);
            let color = [59, 89, 152]; // Facebook blue

            this.particles.push({
                x: this.x,
                y: this.y,
                vx: vx,
                vy: vy,
                size: size,
                color: color,
                alpha: 255
            });
        }
    }

    update() {
        this.lifespan--;

        for (let p of this.particles) {
            p.x += p.vx;
            p.y += p.vy;
            p.size *= 0.95;
            p.alpha = map(this.lifespan, 60, 0, 255, 0);
        }
    }

    draw() {
        push();
        for (let p of this.particles) {
            noStroke();
            fill(p.color[0], p.color[1], p.color[2], p.alpha);
            ellipse(p.x, p.y, p.size, p.size);
        }

        // Draw checkmark if still visible
        if (this.lifespan > 30) {
            stroke(255);
            strokeWeight(3);
            noFill();
            let alpha = map(this.lifespan, 60, 30, 255, 0);
            stroke(255, 255, 255, alpha);

            // Checkmark
            beginShape();
            vertex(this.x - 10, this.y);
            vertex(this.x - 5, this.y + 5);
            vertex(this.x + 10, this.y - 10);
            endShape();
        }
        pop();
    }

    finished() {
        return this.lifespan <= 0;
    }
}

// --- Enemy Class ---
class Enemy {
    constructor(x, y, type, wave) {
        this.x = x;
        this.y = y;
        this.type = type || "normal";
        this.wave = wave || 1;

        // Calculate difficulty multiplier that increases by 5% each wave
        const difficultyMultiplier = Math.pow(1.05, wave - 1);

        // Set properties based on enemy type
        switch (this.type) {
            case "fast":
                this.maxHealth = (30 + wave * 5) * difficultyMultiplier;
                this.speed = (2 + wave * 0.1) * difficultyMultiplier;
                this.goldReward = 15 + wave * 2;
                this.size = 15;
                this.color = [0, 200, 255]; // Cyan
                break;
            case "tank":
                this.maxHealth = (150 + wave * 20) * difficultyMultiplier;
                this.speed = (0.5 + wave * 0.05) * difficultyMultiplier;
                this.goldReward = 30 + wave * 3;
                this.size = 25;
                this.color = [100, 100, 100]; // Gray
                break;
            case "boss":
                this.maxHealth = (500 + wave * 50) * difficultyMultiplier;
                this.speed = (0.7 + wave * 0.03) * difficultyMultiplier;
                this.goldReward = 100 + wave * 10;
                this.size = 35;
                this.color = [200, 0, 200]; // Purple
                break;
            default: // normal
                this.maxHealth = (50 + wave * 10) * difficultyMultiplier;
                this.speed = (1 + wave * 0.05) * difficultyMultiplier;
                this.goldReward = 10 + wave * 1;
                this.size = 20;
                this.color = [255, 0, 0]; // Red
        }

        this.health = this.maxHealth;
        this.currentWaypoint = 1; // Start moving toward the second waypoint
        this.reachedEnd = false;
        this.dead = false;

        // Animation properties
        this.animationOffset = random(TWO_PI); // For bobbing/floating effect
        this.hitEffectTimer = 0;
    }

    update() {
        // Skip update if dead
        if (this.dead) return;

        // Move toward current waypoint
        let target = path[this.currentWaypoint];
        let dx = target.x - this.x;
        let dy = target.y - this.y;
        let distance = sqrt(dx * dx + dy * dy);

        // If reached waypoint, move to next one
        if (distance < this.speed * gameSpeed) {
            this.x = target.x;
            this.y = target.y;
            this.currentWaypoint++;

            // If reached the end of the path
            if (this.currentWaypoint >= path.length) {
                this.reachedEnd = true;
                return;
            }
        } else {
            // Move toward waypoint
            this.x += (dx / distance) * this.speed * gameSpeed;
            this.y += (dy / distance) * this.speed * gameSpeed;
        }

        // Update hit effect timer
        if (this.hitEffectTimer > 0) {
            this.hitEffectTimer -= gameSpeed;
        }
    }

    draw() {
        push();
        translate(this.x, this.y);

        // Bobbing animation
        let bobAmount = sin(frameCount * 0.1 + this.animationOffset) * 2;
        translate(0, bobAmount);

        // Hit effect (flash white when hit)
        if (this.hitEffectTimer > 0) {
            fill(255, 255, 255, map(this.hitEffectTimer, 10, 0, 200, 0));
            noStroke();
            ellipse(0, 0, this.size + 10, this.size + 10);
        }

        // Draw different enemy types
        switch (this.type) {
            case "fast":
                this.drawFastEnemy();
                break;
            case "tank":
                this.drawTankEnemy();
                break;
            case "boss":
                this.drawBossEnemy();
                break;
            default:
                this.drawNormalEnemy();
        }

        // Health bar
        let healthPercent = this.health / this.maxHealth;
        let barWidth = this.size * 1.2;
        let barHeight = 4;

        // Health bar background
        fill(100, 100, 100);
        noStroke();
        rect(-barWidth / 2, -this.size - 10, barWidth, barHeight, 2);

        // Health bar fill
        if (healthPercent > 0.6) fill(0, 255, 0);
        else if (healthPercent > 0.3) fill(255, 255, 0);
        else fill(255, 0, 0);

        rect(-barWidth / 2, -this.size - 10, barWidth * healthPercent, barHeight, 2);

        pop();
    }

    drawNormalEnemy() {
        // Body
        fill(this.color[0], this.color[1], this.color[2]);
        stroke(0);
        strokeWeight(1);
        ellipse(0, 0, this.size, this.size);

        // Eyes
        fill(255);
        noStroke();
        ellipse(-this.size / 5, -this.size / 5, this.size / 3, this.size / 3);
        ellipse(this.size / 5, -this.size / 5, this.size / 3, this.size / 3);

        // Pupils
        fill(0);
        ellipse(-this.size / 5, -this.size / 5, this.size / 6, this.size / 6);
        ellipse(this.size / 5, -this.size / 5, this.size / 6, this.size / 6);

        // Mouth
        noFill();
        stroke(0);
        strokeWeight(1);
        arc(0, this.size / 5, this.size / 2, this.size / 4, 0, PI);
    }

    drawFastEnemy() {
        // Streamlined body
        fill(this.color[0], this.color[1], this.color[2]);
        stroke(0);
        strokeWeight(1);

        // Teardrop shape
        beginShape();
        for (let i = 0; i < TWO_PI; i += 0.1) {
            let r = this.size / 2;
            if (i > PI / 2 && i < PI * 3 / 2) {
                r = this.size / 2 * (1 + 0.5 * sin(i));
            }
            let x = cos(i) * r;
            let y = sin(i) * r;
            vertex(x, y);
        }
        endShape(CLOSE);

        // Eyes
        fill(255);
        noStroke();
        ellipse(-this.size / 6, -this.size / 6, this.size / 4, this.size / 4);

        // Pupils
        fill(0);
        ellipse(-this.size / 6, -this.size / 6, this.size / 8, this.size / 8);

        // Speed lines
        stroke(200, 200, 255, 150);
        strokeWeight(1);
        line(-this.size, 0, -this.size / 2, 0);
        line(-this.size * 0.9, this.size / 4, -this.size / 2, this.size / 8);
        line(-this.size * 0.9, -this.size / 4, -this.size / 2, -this.size / 8);
    }

    drawTankEnemy() {
        // Heavy armored body
        fill(this.color[0], this.color[1], this.color[2]);
        stroke(0);
        strokeWeight(2);
        ellipse(0, 0, this.size, this.size);

        // Armor plates
        fill(this.color[0] - 30, this.color[1] - 30, this.color[2] - 30);
        arc(0, 0, this.size, this.size, PI / 4, PI * 3 / 4, CHORD);
        arc(0, 0, this.size, this.size, PI * 5 / 4, PI * 7 / 4, CHORD);

        // Rivets
        fill(50);
        noStroke();
        let rivetSize = this.size / 10;
        for (let i = 0; i < 6; i++) {
            let angle = i * PI / 3;
            let x = cos(angle) * this.size / 2 * 0.7;
            let y = sin(angle) * this.size / 2 * 0.7;
            ellipse(x, y, rivetSize, rivetSize);
        }

        // Eye slit
        fill(255, 0, 0);
        rect(-this.size / 4, -this.size / 6, this.size / 2, this.size / 10, 2);
    }

    drawBossEnemy() {
        // Main body
        fill(this.color[0], this.color[1], this.color[2]);
        stroke(0);
        strokeWeight(2);
        ellipse(0, 0, this.size, this.size);

        // Crown/spikes
        fill(255, 215, 0);
        stroke(0);
        strokeWeight(1);
        for (let i = 0; i < 5; i++) {
            let angle = map(i, 0, 5, -PI / 3, PI / 3) - PI / 2;
            let x1 = cos(angle) * this.size / 2;
            let y1 = sin(angle) * this.size / 2;
            let x2 = cos(angle) * this.size;
            let y2 = sin(angle) * this.size;
            let x3 = cos(angle + PI / 10) * this.size / 2;
            let y3 = sin(angle + PI / 10) * this.size / 2;

            triangle(x1, y1, x2, y2, x3, y3);
        }

        // Eyes
        fill(255, 0, 0);
        noStroke();
        ellipse(-this.size / 4, -this.size / 6, this.size / 5, this.size / 5);
        ellipse(this.size / 4, -this.size / 6, this.size / 5, this.size / 5);

        // Mouth
        fill(0);
        arc(0, this.size / 4, this.size / 2, this.size / 4, 0, PI);

        // Teeth
        fill(255);
        for (let i = 0; i < 4; i++) {
            let x = map(i, 0, 3, -this.size / 5, this.size / 5);
            triangle(x, this.size / 4, x + this.size / 20, this.size / 4, x + this.size / 40, this.size / 3);
        }

        // Aura effect
        noFill();
        stroke(this.color[0], this.color[1], this.color[2], 100);
        strokeWeight(1);
        for (let i = 1; i <= 3; i++) {
            let pulseSize = this.size + i * 5 + sin(frameCount * 0.1) * 2;
            ellipse(0, 0, pulseSize, pulseSize);
        }
    }

    takeDamage(amount) {
        this.health -= amount;
        this.hitEffectTimer = 10;

        // Create hit particles
        for (let i = 0; i < 5; i++) {
            let angle = random(TWO_PI);
            let speed = random(1, 3);
            let p = new Particle(
                this.x,
                this.y,
                cos(angle) * speed,
                sin(angle) * speed,
                particleColors.hit,
                random(3, 6),
                20
            );
            particles.push(p);
        }

        // Check if dead
        if (this.health <= 0) {
            this.dead = true;

            // Create death explosion particles
            for (let i = 0; i < 20; i++) {
                let angle = random(TWO_PI);
                let speed = random(1, 4);
                let p = new Particle(
                    this.x,
                    this.y,
                    cos(angle) * speed,
                    sin(angle) * speed,
                    this.color,
                    random(5, 10),
                    40
                );
                particles.push(p);
            }
        }
    }
}

// --- Particle Class ---
class Particle {
    constructor(x, y, vx, vy, color, size, lifespan) {
        this.x = x;
        this.y = y;
        this.vx = vx;
        this.vy = vy;
        this.color = color;
        this.size = size;
        this.initialSize = size;
        this.lifespan = lifespan || 30;
        this.initialLifespan = this.lifespan;
    }

    update() {
        // Update position
        this.x += this.vx * gameSpeed;
        this.y += this.vy * gameSpeed;

        // Simulate gravity
        this.vy += 0.05 * gameSpeed;

        // Air resistance
        this.vx *= 0.95;
        this.vy *= 0.95;

        // Fade out
        this.lifespan -= gameSpeed;
        this.size = this.initialSize * (this.lifespan / this.initialLifespan);
    }

    draw() {
        push();
        noStroke();

        // Set color with alpha based on remaining lifespan
        let alpha = map(this.lifespan, 0, this.initialLifespan, 0, 255);
        fill(this.color[0], this.color[1], this.color[2], alpha);

        ellipse(this.x, this.y, this.size, this.size);
        pop();
    }

    finished() {
        return this.lifespan <= 0;
    }
}

// --- Soldier Class (extends Projectile) ---
class Soldier {
    constructor(x, y, targetEnemy) {
        this.x = x;
        this.y = y;
        this.targetEnemy = targetEnemy;
        this.speed = 1;
        this.damage = 10;
        this.lifespan = 600; // 10 seconds at 60fps
        this.finished = false;
        this.attackRange = 20;
        this.attackCooldown = 0;
        this.attackRate = 60; // Attack once per second
    }

    update() {
        // Decrease lifespan
        this.lifespan -= gameSpeed;
        if (this.lifespan <= 0) {
            this.finished = true;
            return;
        }

        // Decrease attack cooldown
        if (this.attackCooldown > 0) {
            this.attackCooldown -= gameSpeed;
        }

        // If target is dead or doesn't exist, find a new one
        if (!this.targetEnemy || this.targetEnemy.dead || this.targetEnemy.reachedEnd) {
            // Find the closest enemy
            let closestDist = Infinity;
            let closestEnemy = null;

            for (let enemy of enemies) {
                if (!enemy.dead && !enemy.reachedEnd) {
                    let d = dist(this.x, this.y, enemy.x, enemy.y);
                    if (d < closestDist) {
                        closestDist = d;
                        closestEnemy = enemy;
                    }
                }
            }

            this.targetEnemy = closestEnemy;
        }

        // If we have a target, move toward it
        if (this.targetEnemy) {
            let dx = this.targetEnemy.x - this.x;
            let dy = this.targetEnemy.y - this.y;
            let distance = sqrt(dx * dx + dy * dy);

            // If in attack range, stop and attack
            if (distance <= this.attackRange) {
                // Attack if cooldown is ready
                if (this.attackCooldown <= 0) {
                    this.targetEnemy.takeDamage(this.damage);
                    this.attackCooldown = this.attackRate;
                }
            } else {
                // Move toward target
                this.x += (dx / distance) * this.speed * gameSpeed;
                this.y += (dy / distance) * this.speed * gameSpeed;
            }
        } else {
            // No target, wander randomly
            this.x += random(-1, 1) * this.speed * 0.2 * gameSpeed;
            this.y += random(-1, 1) * this.speed * 0.2 * gameSpeed;
        }
    }

    draw() {
        push();
        translate(this.x, this.y);

        // Determine angle based on movement or target
        let angle = 0;
        if (this.targetEnemy) {
            angle = atan2(this.targetEnemy.y - this.y, this.targetEnemy.x - this.x);
        }
        rotate(angle);

        // Body
        fill(0, 0, 150);
        stroke(0);
        strokeWeight(1);
        ellipse(0, 0, 12, 12);

        // Sword
        stroke(200);
        strokeWeight(2);
        line(6, 0, 15, 0);

        // Shield
        fill(150, 0, 0);
        stroke(200);
        strokeWeight(1);
        arc(-2, 0, 10, 15, -PI / 2, PI / 2);

        // Attack animation
        if (this.attackCooldown > this.attackRate - 10) {
            // Sword slash effect
            noFill();
            stroke(255, 255, 255, map(this.attackCooldown, this.attackRate, this.attackRate - 10, 255, 0));
            strokeWeight(2);
            arc(6, 0, 20, 20, -PI / 4, PI / 4);
        }

        pop();
    }
}

// --- Tower Class ---
class Tower {
    constructor(x, y, type) {
        this.x = x;
        this.y = y;
        this.type = type;
        this.level = 1;
        this.target = null;
        this.fireTimer = 0;
        this.angle = 0;
        this.size = gridCellSize * 0.8;

        // Set properties based on tower type
        this.setPropertiesByType();
    }

    setPropertiesByType() {
        switch (this.type) {
            case "archer":
                this.damage = 20 + (this.level - 1) * 10;
                this.range = 100 + (this.level - 1) * 15;
                this.fireRate = 30 - (this.level - 1) * 3; // Frames between shots
                this.projectileSpeed = 5 + (this.level - 1) * 0.5;
                this.projectileSize = 5 + (this.level - 1);
                this.color = [150, 75, 0]; // Brown
                break;
            case "mage":
                this.damage = 40 + (this.level - 1) * 20;
                this.range = 120 + (this.level - 1) * 15;
                this.fireRate = 60 - (this.level - 1) * 5;
                this.projectileSpeed = 4 + (this.level - 1) * 0.3;
                this.projectileSize = 8 + (this.level - 1) * 1.5;
                this.color = [100, 100, 180]; // Blue
                break;
            case "cannon":
                this.damage = 60 + (this.level - 1) * 30;
                this.range = 80 + (this.level - 1) * 10;
                this.fireRate = 90 - (this.level - 1) * 7;
                this.projectileSpeed = 3 + (this.level - 1) * 0.2;
                this.projectileSize = 10 + (this.level - 1) * 2;
                this.color = [100, 100, 100]; // Gray
                this.splashRadius = 30 + (this.level - 1) * 5;
                break;
            case "barracks":
                this.damage = 0; // Barracks don't deal direct damage
                this.range = 60 + (this.level - 1) * 10;
                this.fireRate = 180 - (this.level - 1) * 15;
                this.soldierCount = 1 + Math.floor((this.level - 1) / 2); // Extra soldier every 2 levels
                this.color = [150, 150, 150]; // Light gray
                break;
        }
    }

    update() {
        // Decrease fire timer
        if (this.fireTimer > 0) {
            this.fireTimer -= gameSpeed;
        }

        // Find a target if we don't have one or if current target is dead/gone
        if (!this.target || this.target.dead || this.target.reachedEnd) {
            this.findTarget();
        }

        // If we have a target, check if it's still in range
        if (this.target) {
            let distance = dist(this.x, this.y, this.target.x, this.target.y);
            if (distance > this.range) {
                this.target = null;
                this.findTarget();
            } else {
                // Update angle to face target
                this.angle = atan2(this.target.y - this.y, this.target.x - this.x);

                // Fire if ready
                if (this.fireTimer <= 0) {
                    this.fire();
                }
            }
        }
    }

    findTarget() {
        let closestDist = Infinity;
        let closestEnemy = null;

        for (let enemy of enemies) {
            if (!enemy.dead && !enemy.reachedEnd) {
                let distance = dist(this.x, this.y, enemy.x, enemy.y);
                if (distance < this.range && distance < closestDist) {
                    // For barracks, prioritize enemies that are further along the path
                    if (this.type === "barracks") {
                        if (!closestEnemy || enemy.currentWaypoint > closestEnemy.currentWaypoint) {
                            closestDist = distance;
                            closestEnemy = enemy;
                        }
                    } else {
                        closestDist = distance;
                        closestEnemy = enemy;
                    }
                }
            }
        }

        this.target = closestEnemy;
    }

    fire() {
        if (this.type === "barracks") {
            // Spawn soldiers
            for (let i = 0; i < this.soldierCount; i++) {
                let soldier = new Soldier(this.x, this.y, this.target);
                projectiles.push(soldier);
            }
        } else {
            // Create a projectile
            let projectile = new Projectile(
                this.x,
                this.y,
                this.target,
                this.damage,
                this.projectileSpeed,
                this.projectileSize,
                this.type,
                this.type === "cannon" ? this.splashRadius : 0
            );
            projectiles.push(projectile);
        }

        // Reset fire timer
        this.fireTimer = this.fireRate;
    }

    draw() {
        push();
        translate(this.x, this.y);

        // Draw base
        fill(80, 80, 80);
        stroke(50, 50, 50);
        strokeWeight(1);
        ellipse(0, 0, this.size * 0.8, this.size * 0.8);

        // Draw tower based on type
        if (this.type === "archer") {
            this.drawArcherTower();
        } else if (this.type === "mage") {
            this.drawMageTower();
        } else if (this.type === "cannon") {
            this.drawCannonTower();
        } else if (this.type === "barracks") {
            this.drawBarracksTower();
        }

        // Draw range indicator if this tower is selected
        if (selectedTower === this) {
            noFill();
            stroke(255, 255, 255, 100);
            strokeWeight(1);
            ellipse(0, 0, this.range * 2, this.range * 2);
        }

        // Draw level indicator
        fill(255);
        noStroke();
        textSize(10);
        textAlign(CENTER, CENTER);
        text(this.level, 0, this.size * 0.5);

        pop();
    }

    drawArcherTower() {
        push();
        rotate(this.angle);

        // Tower body
        fill(this.color[0], this.color[1], this.color[2]);
        stroke(0);
        strokeWeight(1);
        rectMode(CENTER);
        rect(0, 0, this.size, this.size);

        // Roof
        fill(this.color[0] - 30, this.color[1] - 30, this.color[2] - 30);
        triangle(-this.size / 2, -this.size / 2, this.size / 2, -this.size / 2, 0, -this.size);

        // Archer
        fill(0);
        ellipse(this.size / 4, 0, this.size / 3, this.size / 3);

        // Bow
        stroke(150, 75, 0);
        strokeWeight(2);
        noFill();
        arc(this.size / 4 + this.size / 6, 0, this.size / 2, this.size / 3, -PI / 2, PI / 2);

        // Arrow
        if (this.target && this.fireTimer < this.fireRate / 3) {
            stroke(100);
            strokeWeight(1);
            line(this.size / 4 + this.size / 6, 0, this.size, 0);
            // Arrowhead
            fill(100);
            noStroke();
            triangle(this.size, 0, this.size - 5, -3, this.size - 5, 3);
        }

        pop();
    }

    drawMageTower() {
        push();
        rotate(this.angle);

        // Tower body
        fill(this.color[0], this.color[1], this.color[2]);
        stroke(0);
        strokeWeight(1);
        rectMode(CENTER);
        rect(0, 0, this.size, this.size);

        // Roof
        fill(this.color[0] - 30, this.color[1] - 30, this.color[2] - 30);
        triangle(-this.size / 2, -this.size / 2, this.size / 2, -this.size / 2, 0, -this.size);

        // Mage
        fill(50, 50, 100);
        ellipse(0, -this.size / 4, this.size / 3, this.size / 3);

        // Staff
        stroke(150, 75, 0);
        strokeWeight(2);
        line(0, -this.size / 4, this.size / 2, -this.size / 4);

        // Orb
        fill(255, 215, 0, 150 + sin(frameCount * 0.1) * 50);
        noStroke();
        ellipse(this.size / 2, -this.size / 4, this.size / 4, this.size / 4);

        // Magic sparkles
        if (this.target) {
            for (let i = 0; i < 3; i++) {
                let angle = frameCount * 0.1 + i * TWO_PI / 3;
                let x = this.size / 2 + cos(angle) * this.size / 6;
                let y = -this.size / 4 + sin(angle) * this.size / 6;
                fill(255, 255, 255, 150);
                ellipse(x, y, 3, 3);
            }
        }

        pop();
    }

    drawCannonTower() {
        push();
        rotate(this.angle);

        // Tower body
        fill(this.color[0], this.color[1], this.color[2]);
        stroke(0);
        strokeWeight(1);
        ellipse(0, 0, this.size, this.size);

        // Cannon barrel
        fill(50, 50, 50);
        rectMode(CENTER);
        rect(this.size / 4, 0, this.size / 2, this.size / 4);

        // Barrel end
        fill(30, 30, 30);
        rect(this.size / 2, 0, this.size / 10, this.size / 3);

        // Firing effect
        if (this.target && this.fireTimer < 5) {
            fill(255, 150, 0, 200);
            ellipse(this.size / 2 + this.size / 8, 0, this.size / 4, this.size / 4);
            fill(255, 255, 0, 150);
            ellipse(this.size / 2 + this.size / 8, 0, this.size / 6, this.size / 6);
        }

        pop();
    }

    drawBarracksTower() {
        // Tower body
        fill(this.color[0], this.color[1], this.color[2]);
        stroke(0);
        strokeWeight(1);
        rectMode(CENTER);
        rect(0, 0, this.size, this.size);

        // Roof
        fill(100, 60, 60);
        beginShape();
        vertex(-this.size / 2, -this.size / 2);
        vertex(this.size / 2, -this.size / 2);
        vertex(this.size / 3, -this.size * 0.8);
        vertex(-this.size / 3, -this.size * 0.8);
        endShape(CLOSE);

        // Flag
        fill(255, 0, 0);
        rect(0, -this.size * 0.9, 2, this.size / 4);
        triangle(2, -this.size * 0.9, 2 + this.size / 4, -this.size * 0.9 + this.size / 8, 2, -this.size * 0.9 + this.size / 4);

        // Door
        fill(80, 40, 0);
        rect(0, this.size / 4, this.size / 3, this.size / 2);

        // Soldiers (show more based on level)
        fill(0);
        for (let i = 0; i < min(this.soldierCount, 3); i++) {
            let x = map(i, 0, 2, -this.size / 4, this.size / 4);
            ellipse(x, -this.size / 4, this.size / 6, this.size / 6);
        }
    }

    upgrade() {
        if (this.level < 3) { // Max level is 3
            this.level++;
            this.setPropertiesByType();
        }
    }

    getUpgradeCost() {
        // Base cost is the original tower cost
        let baseCost;
        switch (this.type) {
            case "archer": baseCost = 100; break;
            case "mage": baseCost = 150; break;
            case "cannon": baseCost = 200; break;
            case "barracks": baseCost = 175; break;
            default: baseCost = 100;
        }

        // Upgrade cost increases with level
        return baseCost * this.level;
    }
}

// --- Projectile Class ---
class Projectile {
    constructor(x, y, target, damage, speed, size, type, splashRadius) {
        this.x = x;
        this.y = y;
        this.target = target;
        this.damage = damage;
        this.speed = speed;
        this.size = size;
        this.type = type;
        this.splashRadius = splashRadius || 0;
        this.finished = false;

        // Trail effect
        this.trail = [];
        this.maxTrailLength = 5;

        // Animation properties
        this.angle = 0;
        if (target) {
            this.angle = atan2(target.y - y, target.x - x);
        }
    }

    update() {
        // Skip if no target or already finished
        if (!this.target || this.finished) return;

        // Add current position to trail
        this.trail.push({ x: this.x, y: this.y });
        if (this.trail.length > this.maxTrailLength) {
            this.trail.shift();
        }

        // Move toward target
        let dx = this.target.x - this.x;
        let dy = this.target.y - this.y;
        let distance = sqrt(dx * dx + dy * dy);

        // If reached target or target is dead
        if (distance < this.speed * gameSpeed || this.target.dead || this.target.reachedEnd) {
            this.hit();
            return;
        }

        // Update position
        this.x += (dx / distance) * this.speed * gameSpeed;
        this.y += (dy / distance) * this.speed * gameSpeed;

        // Update angle
        this.angle = atan2(dy, dx);
    }

    hit() {
        // Skip if already finished
        if (this.finished) return;

        // Deal damage to target
        if (!this.target.dead && !this.target.reachedEnd) {
            if (this.splashRadius > 0) {
                // Splash damage to all enemies in radius
                for (let enemy of enemies) {
                    if (!enemy.dead && !enemy.reachedEnd) {
                        let distance = dist(this.target.x, this.target.y, enemy.x, enemy.y);
                        if (distance <= this.splashRadius) {
                            // Damage falls off with distance
                            let damageMultiplier = 1 - (distance / this.splashRadius);
                            enemy.takeDamage(this.damage * damageMultiplier);
                        }
                    }
                }

                // Create explosion effect
                for (let i = 0; i < 20; i++) {
                    let angle = random(TWO_PI);
                    let speed = random(1, 3);
                    let p = new Particle(
                        this.target.x,
                        this.target.y,
                        cos(angle) * speed,
                        sin(angle) * speed,
                        [255, 100, 0], // Orange explosion
                        random(5, 10),
                        30
                    );
                    particles.push(p);
                }
            } else {
                // Direct damage to target
                this.target.takeDamage(this.damage);
            }
        }

        // Mark as finished
        this.finished = true;
    }

    draw() {
        push();

        // Draw trail
        for (let i = 0; i < this.trail.length; i++) {
            let alpha = map(i, 0, this.trail.length - 1, 50, 200);
            let size = map(i, 0, this.trail.length - 1, this.size * 0.5, this.size);

            if (this.type === "archer") {
                // Arrow trail
                noStroke();
                fill(150, 75, 0, alpha);
                ellipse(this.trail[i].x, this.trail[i].y, size * 0.5, size * 0.5);
            } else if (this.type === "mage") {
                // Magic trail
                noStroke();
                fill(100, 100, 255, alpha);
                ellipse(this.trail[i].x, this.trail[i].y, size, size);
            } else if (this.type === "cannon") {
                // Cannonball trail (smoke)
                noStroke();
                fill(100, 100, 100, alpha);
                ellipse(this.trail[i].x, this.trail[i].y, size, size);
            }
        }

        // Draw projectile
        translate(this.x, this.y);
        rotate(this.angle);

        if (this.type === "archer") {
            // Arrow
            fill(150, 75, 0);
            stroke(100, 50, 0);
            strokeWeight(1);
            rect(0, 0, this.size * 2, this.size * 0.5);

            // Arrowhead
            fill(100, 100, 100);
            noStroke();
            triangle(this.size * 2, 0, this.size * 1.5, -this.size * 0.8, this.size * 1.5, this.size * 0.8);

            // Fletching
            fill(200, 200, 200);
            triangle(-this.size, 0, -this.size * 2, -this.size, -this.size * 2, this.size);
        } else if (this.type === "mage") {
            // Magic orb
            for (let i = 3; i > 0; i--) {
                fill(100, 100, 255, 50);
                noStroke();
                ellipse(0, 0, this.size * 1.5 * i / 3, this.size * 1.5 * i / 3);
            }

            fill(200, 200, 255);
            ellipse(0, 0, this.size, this.size);

            // Sparkles
            for (let i = 0; i < 3; i++) {
                let angle = frameCount * 0.2 + i * TWO_PI / 3;
                let x = cos(angle) * this.size / 2;
                let y = sin(angle) * this.size / 2;
                fill(255);
                ellipse(x, y, 2, 2);
            }
        } else if (this.type === "cannon") {
            // Cannonball
            fill(50, 50, 50);
            stroke(30, 30, 30);
            strokeWeight(1);
            ellipse(0, 0, this.size, this.size);

            // Highlight
            fill(80, 80, 80);
            noStroke();
            ellipse(-this.size / 4, -this.size / 4, this.size / 3, this.size / 3);
        }

        pop();
    }
}

// --- Check UI Hover for Tooltips ---
function checkUIHover() {
    // Reset tooltip visibility if not hovering over any UI element
    let hovering = false;

    // Check gold icon
    if (dist(mouseX, mouseY, 20, 20) < 15) {
        tooltip.show("Gold: Used to purchase and upgrade towers", mouseX, mouseY);
        hovering = true;
    }

    // Check lives icon
    if (dist(mouseX, mouseY, 100, 20) < 15) {
        tooltip.show("Lives: Lose all lives and it's game over", mouseX, mouseY);
        hovering = true;
    }

    // Check wave display
    let waveDisplay = new WaveDisplay();
    if (mouseX > waveDisplay.x && mouseX < waveDisplay.x + waveDisplay.width &&
        mouseY > waveDisplay.y && mouseY < waveDisplay.y + waveDisplay.height) {
        tooltip.show("Wave Progress: Shows current wave and completion", mouseX, mouseY);
        hovering = true;
    }

    // Check speed buttons
    let speedX = width / 2 - 50; // Center position
    let speedY = waveDisplay.y;
    let buttonWidth = 30;
    let buttonHeight = waveDisplay.height;
    let buttonSpacing = 5;

    // Speed label
    if (mouseX > speedX - 40 && mouseX < speedX &&
        mouseY > speedY && mouseY < speedY + buttonHeight) {
        tooltip.show("Game Speed Controls", mouseX, mouseY);
        hovering = true;
    }

    // 1x speed button
    if (mouseX > speedX && mouseX < speedX + buttonWidth &&
        mouseY > speedY && mouseY < speedY + buttonHeight) {
        tooltip.show("Normal Speed (1x)", mouseX, mouseY);
        hovering = true;
    }

    // 2x speed button
    speedX += buttonWidth + buttonSpacing;
    if (mouseX > speedX && mouseX < speedX + buttonWidth &&
        mouseY > speedY && mouseY < speedY + buttonHeight) {
        tooltip.show("Double Speed (2x)", mouseX, mouseY);
        hovering = true;
    }

    // 3x speed button
    speedX += buttonWidth + buttonSpacing;
    if (mouseX > speedX && mouseX < speedX + buttonWidth &&
        mouseY > speedY && mouseY < speedY + buttonHeight) {
        tooltip.show("Triple Speed (3x)", mouseX, mouseY);
        hovering = true;
    }

    // Check tower options
    let startX = 150; // Updated tower menu position
    let startY = height - 110;
    let optionWidth = 100;
    let optionHeight = 100;
    let optionSpacing = 10;

    for (let i = 0; i < towerOptions.length; i++) {
        let x = startX + i * (optionWidth + optionSpacing);
        let y = startY;

        if (mouseX > x && mouseX < x + optionWidth &&
            mouseY > y && mouseY < y + optionHeight) {

            let tooltipText = "";
            switch (towerOptions[i].type) {
                case "archer":
                    tooltipText = "Archer Tower: Fast firing, moderate damage";
                    break;
                case "mage":
                    tooltipText = "Mage Tower: Slower, higher damage with magical projectiles";
                    break;
                case "cannon":
                    tooltipText = "Cannon Tower: Slow firing, high damage with splash effect";
                    break;
                case "barracks":
                    tooltipText = "Barracks: Deploys soldiers that attack and block enemies";
                    break;
            }

            tooltip.show(tooltipText + " (Cost: " + towerOptions[i].cost + " gold)", mouseX, mouseY);
            hovering = true;
        }
    }

    // Check Next Wave button
    if (waveManager.waveCompleted) {
        let buttonX = width - 120;
        let buttonY = height - 50;
        let buttonWidth = 100;
        let buttonHeight = 40;

        if (mouseX > buttonX && mouseX < buttonX + buttonWidth &&
            mouseY > buttonY && mouseY < buttonY + buttonHeight) {
            tooltip.show("Start the next wave of enemies", mouseX, mouseY);
            hovering = true;
        }
    }

    // If not hovering over any UI element, hide the tooltip
    if (!hovering && tooltip.visible) {
        tooltip.visible = false;
    }
}
